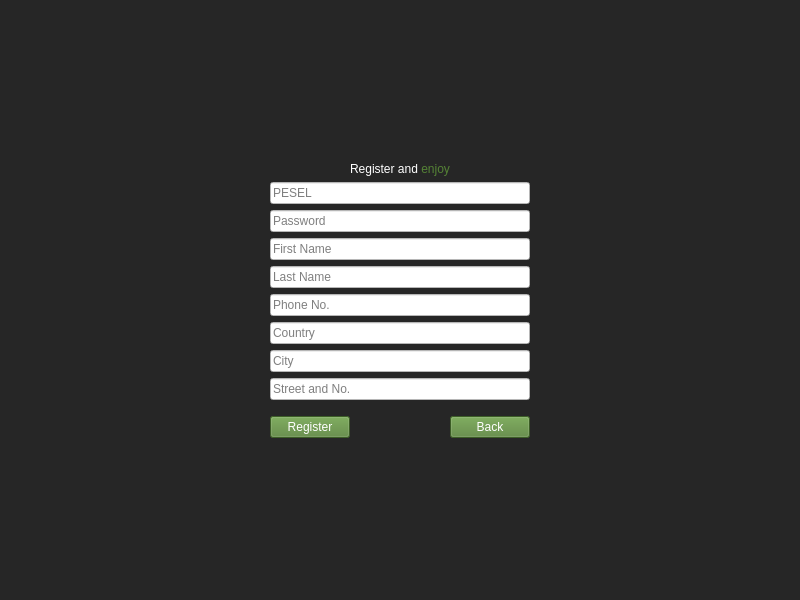
<?xml version="1.0" encoding="UTF-8"?>
<ui version="4.0">
 <class>RegisterView</class>
 <widget class="QWidget" name="RegisterView">
  <property name="geometry">
   <rect>
    <x>0</x>
    <y>0</y>
    <width>800</width>
    <height>600</height>
   </rect>
  </property>
  <property name="windowTitle">
   <string>Form</string>
  </property>
  <property name="autoFillBackground">
   <bool>false</bool>
  </property>
  <property name="styleSheet">
   <string notr="true">background-color: rgb(38, 38, 38);</string>
  </property>
  <layout class="QVBoxLayout" name="verticalLayout_2">
   <item>
    <layout class="QGridLayout" name="gridLayout_2">
     <property name="topMargin">
      <number>0</number>
     </property>
     <property name="spacing">
      <number>6</number>
     </property>
     <item row="0" column="1">
      <layout class="QVBoxLayout" name="verticalLayout">
       <item>
        <layout class="QHBoxLayout" name="horizontalLayout">
         <item>
          <spacer name="horizontalSpacer">
           <property name="orientation">
            <enum>Qt::Horizontal</enum>
           </property>
           <property name="sizeHint" stdset="0">
            <size>
             <width>40</width>
             <height>20</height>
            </size>
           </property>
          </spacer>
         </item>
         <item>
          <layout class="QVBoxLayout" name="verticalLayout_3">
           <item>
            <spacer name="verticalSpacer">
             <property name="orientation">
              <enum>Qt::Vertical</enum>
             </property>
             <property name="sizeHint" stdset="0">
              <size>
               <width>20</width>
               <height>40</height>
              </size>
             </property>
            </spacer>
           </item>
           <item alignment="Qt::AlignHCenter">
            <widget class="QLabel" name="label_welcome">
             <property name="layoutDirection">
              <enum>Qt::LeftToRight</enum>
             </property>
             <property name="styleSheet">
              <string notr="true">color: rgb(255, 255, 255);
font: 75 20pt &quot;Calibri&quot;;</string>
             </property>
             <property name="frameShape">
              <enum>QFrame::NoFrame</enum>
             </property>
             <property name="text">
              <string>&lt;html&gt;&lt;head/&gt;&lt;body&gt;&lt;p&gt;Register and &lt;span style=&quot; color:#548235;&quot;&gt;enjoy&lt;/span&gt;&lt;/p&gt;&lt;/body&gt;&lt;/html&gt;</string>
             </property>
            </widget>
           </item>
           <item>
            <widget class="QLineEdit" name="lineEdit_pesel">
             <property name="styleSheet">
              <string notr="true">background-color: rgb(255, 255, 255);
color: rgb(0, 0, 0);</string>
             </property>
             <property name="text">
              <string/>
             </property>
             <property name="placeholderText">
              <string>PESEL</string>
             </property>
            </widget>
           </item>
           <item>
            <widget class="QLineEdit" name="lineEdit_password">
             <property name="styleSheet">
              <string notr="true">background-color: rgb(255, 255, 255);
color: rgb(0, 0, 0);</string>
             </property>
             <property name="text">
              <string/>
             </property>
             <property name="echoMode">
              <enum>QLineEdit::Password</enum>
             </property>
             <property name="placeholderText">
              <string>Password</string>
             </property>
            </widget>
           </item>
           <item>
            <widget class="QLineEdit" name="lineEdit_first_name">
             <property name="styleSheet">
              <string notr="true">background-color: rgb(255, 255, 255);
color: rgb(0, 0, 0);</string>
             </property>
             <property name="text">
              <string/>
             </property>
             <property name="echoMode">
              <enum>QLineEdit::Normal</enum>
             </property>
             <property name="placeholderText">
              <string>First Name</string>
             </property>
            </widget>
           </item>
           <item>
            <widget class="QLineEdit" name="lineEdit_last_name">
             <property name="styleSheet">
              <string notr="true">background-color: rgb(255, 255, 255);
color: rgb(0, 0, 0);</string>
             </property>
             <property name="text">
              <string/>
             </property>
             <property name="placeholderText">
              <string>Last Name</string>
             </property>
            </widget>
           </item>
           <item>
            <widget class="QLineEdit" name="lineEdit_phone_number">
             <property name="styleSheet">
              <string notr="true">background-color: rgb(255, 255, 255);
color: rgb(0, 0, 0);</string>
             </property>
             <property name="text">
              <string/>
             </property>
             <property name="echoMode">
              <enum>QLineEdit::Normal</enum>
             </property>
             <property name="placeholderText">
              <string>Phone No.</string>
             </property>
            </widget>
           </item>
           <item>
            <widget class="QLineEdit" name="lineEdit_country">
             <property name="styleSheet">
              <string notr="true">background-color: rgb(255, 255, 255);
color: rgb(0, 0, 0);</string>
             </property>
             <property name="text">
              <string/>
             </property>
             <property name="placeholderText">
              <string>Country</string>
             </property>
            </widget>
           </item>
           <item>
            <widget class="QLineEdit" name="lineEdit_city">
             <property name="styleSheet">
              <string notr="true">background-color: rgb(255, 255, 255);
color: rgb(0, 0, 0);</string>
             </property>
             <property name="text">
              <string/>
             </property>
             <property name="echoMode">
              <enum>QLineEdit::Normal</enum>
             </property>
             <property name="placeholderText">
              <string>City</string>
             </property>
            </widget>
           </item>
           <item>
            <widget class="QLineEdit" name="lineEdit_street_and_number">
             <property name="styleSheet">
              <string notr="true">background-color: rgb(255, 255, 255);
color: rgb(0, 0, 0);</string>
             </property>
             <property name="text">
              <string/>
             </property>
             <property name="placeholderText">
              <string>Street and No.</string>
             </property>
            </widget>
           </item>
           <item>
            <layout class="QHBoxLayout" name="horizontalLayout_buttons">
             <property name="spacing">
              <number>100</number>
             </property>
             <property name="topMargin">
              <number>10</number>
             </property>
             <item>
              <widget class="QPushButton" name="pushButton_register">
               <property name="palette">
                <palette>
                 <active>
                  <colorrole role="WindowText">
                   <brush brushstyle="SolidPattern">
                    <color alpha="255">
                     <red>255</red>
                     <green>255</green>
                     <blue>255</blue>
                    </color>
                   </brush>
                  </colorrole>
                  <colorrole role="Button">
                   <brush brushstyle="SolidPattern">
                    <color alpha="255">
                     <red>84</red>
                     <green>130</green>
                     <blue>53</blue>
                    </color>
                   </brush>
                  </colorrole>
                  <colorrole role="Text">
                   <brush brushstyle="SolidPattern">
                    <color alpha="255">
                     <red>255</red>
                     <green>255</green>
                     <blue>255</blue>
                    </color>
                   </brush>
                  </colorrole>
                  <colorrole role="ButtonText">
                   <brush brushstyle="SolidPattern">
                    <color alpha="255">
                     <red>255</red>
                     <green>255</green>
                     <blue>255</blue>
                    </color>
                   </brush>
                  </colorrole>
                  <colorrole role="Base">
                   <brush brushstyle="SolidPattern">
                    <color alpha="255">
                     <red>84</red>
                     <green>130</green>
                     <blue>53</blue>
                    </color>
                   </brush>
                  </colorrole>
                  <colorrole role="Window">
                   <brush brushstyle="SolidPattern">
                    <color alpha="255">
                     <red>84</red>
                     <green>130</green>
                     <blue>53</blue>
                    </color>
                   </brush>
                  </colorrole>
                  <colorrole role="PlaceholderText">
                   <brush brushstyle="NoBrush">
                    <color alpha="128">
                     <red>255</red>
                     <green>255</green>
                     <blue>255</blue>
                    </color>
                   </brush>
                  </colorrole>
                 </active>
                 <inactive>
                  <colorrole role="WindowText">
                   <brush brushstyle="SolidPattern">
                    <color alpha="255">
                     <red>255</red>
                     <green>255</green>
                     <blue>255</blue>
                    </color>
                   </brush>
                  </colorrole>
                  <colorrole role="Button">
                   <brush brushstyle="SolidPattern">
                    <color alpha="255">
                     <red>84</red>
                     <green>130</green>
                     <blue>53</blue>
                    </color>
                   </brush>
                  </colorrole>
                  <colorrole role="Text">
                   <brush brushstyle="SolidPattern">
                    <color alpha="255">
                     <red>255</red>
                     <green>255</green>
                     <blue>255</blue>
                    </color>
                   </brush>
                  </colorrole>
                  <colorrole role="ButtonText">
                   <brush brushstyle="SolidPattern">
                    <color alpha="255">
                     <red>255</red>
                     <green>255</green>
                     <blue>255</blue>
                    </color>
                   </brush>
                  </colorrole>
                  <colorrole role="Base">
                   <brush brushstyle="SolidPattern">
                    <color alpha="255">
                     <red>84</red>
                     <green>130</green>
                     <blue>53</blue>
                    </color>
                   </brush>
                  </colorrole>
                  <colorrole role="Window">
                   <brush brushstyle="SolidPattern">
                    <color alpha="255">
                     <red>84</red>
                     <green>130</green>
                     <blue>53</blue>
                    </color>
                   </brush>
                  </colorrole>
                  <colorrole role="PlaceholderText">
                   <brush brushstyle="NoBrush">
                    <color alpha="128">
                     <red>255</red>
                     <green>255</green>
                     <blue>255</blue>
                    </color>
                   </brush>
                  </colorrole>
                 </inactive>
                 <disabled>
                  <colorrole role="WindowText">
                   <brush brushstyle="SolidPattern">
                    <color alpha="255">
                     <red>255</red>
                     <green>255</green>
                     <blue>255</blue>
                    </color>
                   </brush>
                  </colorrole>
                  <colorrole role="Button">
                   <brush brushstyle="SolidPattern">
                    <color alpha="255">
                     <red>84</red>
                     <green>130</green>
                     <blue>53</blue>
                    </color>
                   </brush>
                  </colorrole>
                  <colorrole role="Text">
                   <brush brushstyle="SolidPattern">
                    <color alpha="255">
                     <red>255</red>
                     <green>255</green>
                     <blue>255</blue>
                    </color>
                   </brush>
                  </colorrole>
                  <colorrole role="ButtonText">
                   <brush brushstyle="SolidPattern">
                    <color alpha="255">
                     <red>255</red>
                     <green>255</green>
                     <blue>255</blue>
                    </color>
                   </brush>
                  </colorrole>
                  <colorrole role="Base">
                   <brush brushstyle="SolidPattern">
                    <color alpha="255">
                     <red>84</red>
                     <green>130</green>
                     <blue>53</blue>
                    </color>
                   </brush>
                  </colorrole>
                  <colorrole role="Window">
                   <brush brushstyle="SolidPattern">
                    <color alpha="255">
                     <red>84</red>
                     <green>130</green>
                     <blue>53</blue>
                    </color>
                   </brush>
                  </colorrole>
                  <colorrole role="PlaceholderText">
                   <brush brushstyle="NoBrush">
                    <color alpha="128">
                     <red>255</red>
                     <green>255</green>
                     <blue>255</blue>
                    </color>
                   </brush>
                  </colorrole>
                 </disabled>
                </palette>
               </property>
               <property name="styleSheet">
                <string notr="true">background-color: rgb(84, 130, 53);
color: rgb(255, 255, 255);</string>
               </property>
               <property name="text">
                <string>Register</string>
               </property>
              </widget>
             </item>
             <item>
              <widget class="QPushButton" name="pushButton_back">
               <property name="palette">
                <palette>
                 <active>
                  <colorrole role="WindowText">
                   <brush brushstyle="SolidPattern">
                    <color alpha="255">
                     <red>255</red>
                     <green>255</green>
                     <blue>255</blue>
                    </color>
                   </brush>
                  </colorrole>
                  <colorrole role="Button">
                   <brush brushstyle="SolidPattern">
                    <color alpha="255">
                     <red>84</red>
                     <green>130</green>
                     <blue>53</blue>
                    </color>
                   </brush>
                  </colorrole>
                  <colorrole role="Text">
                   <brush brushstyle="SolidPattern">
                    <color alpha="255">
                     <red>255</red>
                     <green>255</green>
                     <blue>255</blue>
                    </color>
                   </brush>
                  </colorrole>
                  <colorrole role="ButtonText">
                   <brush brushstyle="SolidPattern">
                    <color alpha="255">
                     <red>255</red>
                     <green>255</green>
                     <blue>255</blue>
                    </color>
                   </brush>
                  </colorrole>
                  <colorrole role="Base">
                   <brush brushstyle="SolidPattern">
                    <color alpha="255">
                     <red>84</red>
                     <green>130</green>
                     <blue>53</blue>
                    </color>
                   </brush>
                  </colorrole>
                  <colorrole role="Window">
                   <brush brushstyle="SolidPattern">
                    <color alpha="255">
                     <red>84</red>
                     <green>130</green>
                     <blue>53</blue>
                    </color>
                   </brush>
                  </colorrole>
                  <colorrole role="PlaceholderText">
                   <brush brushstyle="NoBrush">
                    <color alpha="128">
                     <red>255</red>
                     <green>255</green>
                     <blue>255</blue>
                    </color>
                   </brush>
                  </colorrole>
                 </active>
                 <inactive>
                  <colorrole role="WindowText">
                   <brush brushstyle="SolidPattern">
                    <color alpha="255">
                     <red>255</red>
                     <green>255</green>
                     <blue>255</blue>
                    </color>
                   </brush>
                  </colorrole>
                  <colorrole role="Button">
                   <brush brushstyle="SolidPattern">
                    <color alpha="255">
                     <red>84</red>
                     <green>130</green>
                     <blue>53</blue>
                    </color>
                   </brush>
                  </colorrole>
                  <colorrole role="Text">
                   <brush brushstyle="SolidPattern">
                    <color alpha="255">
                     <red>255</red>
                     <green>255</green>
                     <blue>255</blue>
                    </color>
                   </brush>
                  </colorrole>
                  <colorrole role="ButtonText">
                   <brush brushstyle="SolidPattern">
                    <color alpha="255">
                     <red>255</red>
                     <green>255</green>
                     <blue>255</blue>
                    </color>
                   </brush>
                  </colorrole>
                  <colorrole role="Base">
                   <brush brushstyle="SolidPattern">
                    <color alpha="255">
                     <red>84</red>
                     <green>130</green>
                     <blue>53</blue>
                    </color>
                   </brush>
                  </colorrole>
                  <colorrole role="Window">
                   <brush brushstyle="SolidPattern">
                    <color alpha="255">
                     <red>84</red>
                     <green>130</green>
                     <blue>53</blue>
                    </color>
                   </brush>
                  </colorrole>
                  <colorrole role="PlaceholderText">
                   <brush brushstyle="NoBrush">
                    <color alpha="128">
                     <red>255</red>
                     <green>255</green>
                     <blue>255</blue>
                    </color>
                   </brush>
                  </colorrole>
                 </inactive>
                 <disabled>
                  <colorrole role="WindowText">
                   <brush brushstyle="SolidPattern">
                    <color alpha="255">
                     <red>255</red>
                     <green>255</green>
                     <blue>255</blue>
                    </color>
                   </brush>
                  </colorrole>
                  <colorrole role="Button">
                   <brush brushstyle="SolidPattern">
                    <color alpha="255">
                     <red>84</red>
                     <green>130</green>
                     <blue>53</blue>
                    </color>
                   </brush>
                  </colorrole>
                  <colorrole role="Text">
                   <brush brushstyle="SolidPattern">
                    <color alpha="255">
                     <red>255</red>
                     <green>255</green>
                     <blue>255</blue>
                    </color>
                   </brush>
                  </colorrole>
                  <colorrole role="ButtonText">
                   <brush brushstyle="SolidPattern">
                    <color alpha="255">
                     <red>255</red>
                     <green>255</green>
                     <blue>255</blue>
                    </color>
                   </brush>
                  </colorrole>
                  <colorrole role="Base">
                   <brush brushstyle="SolidPattern">
                    <color alpha="255">
                     <red>84</red>
                     <green>130</green>
                     <blue>53</blue>
                    </color>
                   </brush>
                  </colorrole>
                  <colorrole role="Window">
                   <brush brushstyle="SolidPattern">
                    <color alpha="255">
                     <red>84</red>
                     <green>130</green>
                     <blue>53</blue>
                    </color>
                   </brush>
                  </colorrole>
                  <colorrole role="PlaceholderText">
                   <brush brushstyle="NoBrush">
                    <color alpha="128">
                     <red>255</red>
                     <green>255</green>
                     <blue>255</blue>
                    </color>
                   </brush>
                  </colorrole>
                 </disabled>
                </palette>
               </property>
               <property name="autoFillBackground">
                <bool>false</bool>
               </property>
               <property name="styleSheet">
                <string notr="true">background-color: rgb(84, 130, 53);
color: rgb(255, 255, 255);</string>
               </property>
               <property name="text">
                <string>Back</string>
               </property>
              </widget>
             </item>
            </layout>
           </item>
           <item>
            <spacer name="verticalSpacer_2">
             <property name="orientation">
              <enum>Qt::Vertical</enum>
             </property>
             <property name="sizeHint" stdset="0">
              <size>
               <width>20</width>
               <height>40</height>
              </size>
             </property>
            </spacer>
           </item>
          </layout>
         </item>
         <item>
          <spacer name="horizontalSpacer_2">
           <property name="orientation">
            <enum>Qt::Horizontal</enum>
           </property>
           <property name="sizeHint" stdset="0">
            <size>
             <width>40</width>
             <height>20</height>
            </size>
           </property>
          </spacer>
         </item>
        </layout>
       </item>
      </layout>
     </item>
    </layout>
   </item>
  </layout>
 </widget>
 <resources/>
 <connections/>
</ui>
